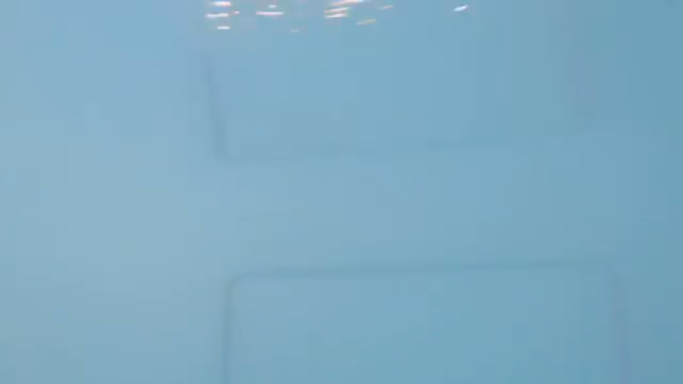
#> input picture images/2.png, 1366 x 768 px (shown at 1/2 size)
$ python finalcode.py   (older library calls are emulated)
#> lines starting #> are read from the running program, lines starting #| are printed output that depends on the picture
import cv2
import numpy as np
import matplotlib.pyplot as plt
from skimage import restoration
from PIL import Image


img = cv2.imread('images/2.png',-1)
#> img is the input picture: shape (768, 1366, 4); mean B, G, R, A 194.1, 171.6, 127.1, 255
rows,cols,dim=img.shape
#> rows = 768; cols = 1366; dim = 4
(b,g,r,a) = cv2.split(img)
#> a: shape (768, 1366); every value is 255
result = np.zeros((rows,cols,3))
result = cv2.merge([b,g,r])

img = result
img = cv2.resize(img,(512,512))
#> img: shape (512, 512, 3)
cv2.imshow('image',img)


def homomorphic(img):

	img = np.float32(img)
	img = img/255
	rows,cols,dim=img.shape

	#rh,rl are high frequency and low frequency gain respectively.the cutoff 32 is kept for 512,512 images
	#but it seems to work fine otherwise

	rh, rl, cutoff = 1.95,0.9,32
	b,g,r = cv2.split(img)
	y_log_b = np.log(b+0.01)
	y_log_g = np.log(g+0.01)
	y_log_r = np.log(r+0.01)
	y_fft_b = np.fft.fft2(y_log_b)
	y_fft_g = np.fft.fft2(y_log_g)
	y_fft_r = np.fft.fft2(y_log_r)
	y_fft_shift_b = np.fft.fftshift(y_fft_b)
	y_fft_shift_g = np.fft.fftshift(y_fft_g)
	y_fft_shift_r = np.fft.fftshift(y_fft_r)


	#D0 is the cutoff frequency again a parameter to be chosen

	D0 = cols/cutoff
	H = np.ones((rows,cols))
	B = np.ones((rows,cols))
	for i in range(rows):
		for j in range(cols):
			H[i][j]=((rh-rl)*(1-np.exp(-((i-rows/2)**2+(j-cols/2)**2)/(2*D0**2))))+rl


	result_filter_b = H * y_fft_shift_b
	result_filter_g = H * y_fft_shift_g
	result_filter_r = H * y_fft_shift_r

	result_interm_b = np.real(np.fft.ifft2(np.fft.ifftshift(result_filter_b)))
	result_interm_g = np.real(np.fft.ifft2(np.fft.ifftshift(result_filter_g)))
	result_interm_r = np.real(np.fft.ifft2(np.fft.ifftshift(result_filter_r)))

	result_b = np.exp(result_interm_b)
	result_g = np.exp(result_interm_g)
	result_r = np.exp(result_interm_r)

	result = np.zeros((rows,cols,dim))
	result[:,:,0] = result_b
	result[:,:,1] = result_g
	result[:,:,2] = result_r

	ma=-1
	mi = 500
	for i in range(3):
		r = max(np.ravel(result[:,:,i]))
		x = min(np.ravel(result[:,:,i]))
		if r > ma:
			ma=r
		if x < mi:
			mi = x

	# [6 lines of commented-out code are left out]
	result = result
	return(result)


def adapt_histogram(img):

	img_yuv = cv2.cvtColor(img, cv2.COLOR_BGR2YUV)
	clahe = cv2.createCLAHE(clipLimit=0.05, tileGridSize=(2,2))
	img_yuv[:,:,0] = clahe.apply(img_yuv[:,:,0])
	result = cv2.cvtColor(img_yuv, cv2.COLOR_YUV2BGR)

	return(result)

######contrast sttttttttttttarttttttttttt
def normalizeRed(img):
#50,230
    minI    = min(np.ravel(img))
    maxI    = max(np.ravel(img))
    print(minI,maxI)
    minO    = 1
    maxO    = 255

    #iO      = (iI-minI)*(((maxO-minO)/(maxI-minI))+minO)
    for i in range(img.shape[0]):
    	for j in range(img.shape[1]):
    		img[i,j] = (img[i,j]-minI)*(((maxO-minO)/(maxI-minI))+minO)

    return img

# Method to process the green band of the image

def normalizeGreen(img):
#90,225
    minI    = min(np.ravel(img))
    maxI    = max(np.ravel(img))
    print(minI,maxI)
    minO    = 0
    maxO    = 235

    #iO      = (iI-minI)*(((maxO-minO)/(maxI-minI))+minO)
    for i in range(img.shape[0]):
    	for j in range(img.shape[1]):
    		img[i,j] = (img[i,j]-minI)*(((maxO-minO)/(maxI-minI))+minO)

    return img


# Method to process the blue band of the image

def normalizeBlue(img):
#50,255
    minI    = min(np.ravel(img))
    maxI    = max(np.ravel(img))
    print(minI,maxI)
    minO    = 0
    maxO    = 245

    #iO      = (iI-minI)*(((maxO-minO)/(maxI-minI))+minO)
    for i in range(img.shape[0]):
    	for j in range(img.shape[1]):
    		img[i,j] = (img[i,j]-minI)*(((maxO-minO)/(maxI-minI))+minO)

    return img


result1 = adapt_histogram(img)
#> in adapt_histogram, `img_yuv = cv2.cvtColor(img, cv2.COLOR_BGR2YUV)`: img_yuv: shape (512, 512, 3); mean of channels 0, 1, 2 160.8, 144.4, 98.6
#> in adapt_histogram, `img_yuv[:,:,0] = clahe.apply(img_yuv[:,:,0])`: img_yuv: shape (512, 512, 3); mean of channels 0, 1, 2 160.6, 144.4, 98.6
imageObject=result1


# Split the red, green and blue bands from the Image

#multiBands = imageObject.split()
b,g,r = cv2.split(imageObject)
#> b: shape (512, 512)
#> g: shape (512, 512)
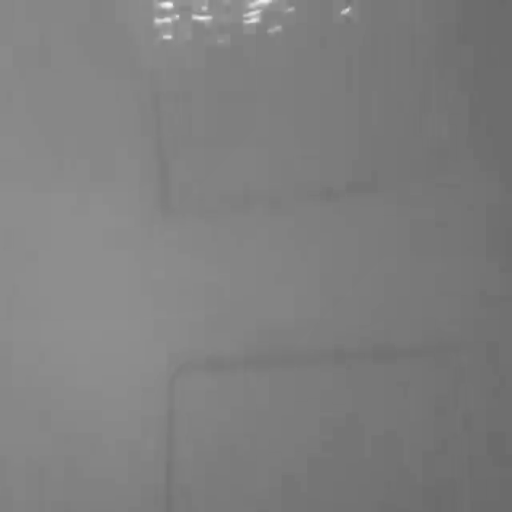
#> r: shape (512, 512); min 105, max 247, mean 127.1

# Apply point operations that does contrast stretching on each color band

normalizedRedBand      = normalizeRed(r)
#> in normalizeRed, `minI    = min(np.ravel(img))`: minI = 105
#> in normalizeRed, `maxI    = max(np.ravel(img))`: maxI = 247
#| 105 247
#> after the loop in normalizeRed, `for i in range(img.shape[0]):`:
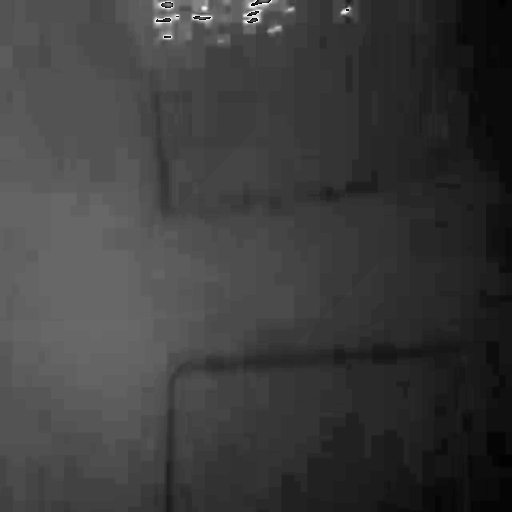
#> img: shape (512, 512); min 0, max 253, mean 60.8
normalizedGreenBand    = normalizeGreen(g)
#> in normalizeGreen, `minI    = min(np.ravel(img))`: minI = 152
#> in normalizeGreen, `maxI    = max(np.ravel(img))`: maxI = 238
#| 152 238
#> after the loop in normalizeGreen, `for i in range(img.shape[0]):`:
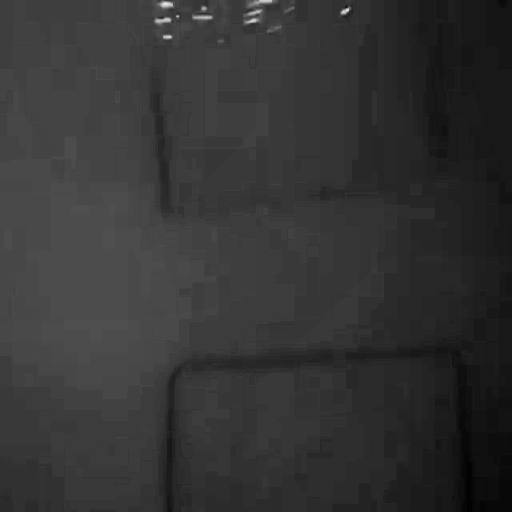
#> img: shape (512, 512); min 0, max 235, mean 51.8
normalizedBlueBand     = normalizeBlue(b)
#> in normalizeBlue, `minI    = min(np.ravel(img))`: minI = 176
#> in normalizeBlue, `maxI    = max(np.ravel(img))`: maxI = 255
#| 176 255


# Create a new image from the contrast stretched red, green and blue brands

#normalizedImage = Image.merge("RGB", (normalizedRedBand, normalizedGreenBand, normalizedBlueBand))
normalizedImage = cv2.merge([normalizedBlueBand,normalizedGreenBand,normalizedRedBand])

# Display the image before contrast stretching

cv2.imshow('before contrast',imageObject)
# Display the image after contrast stretching
cv2.imshow('after contrast',normalizedImage)
###################end contrastt

result2 = normalizedImage

smooth = result2
res = homomorphic(smooth)
#> after the loop in homomorphic, `for i in range(rows):`:
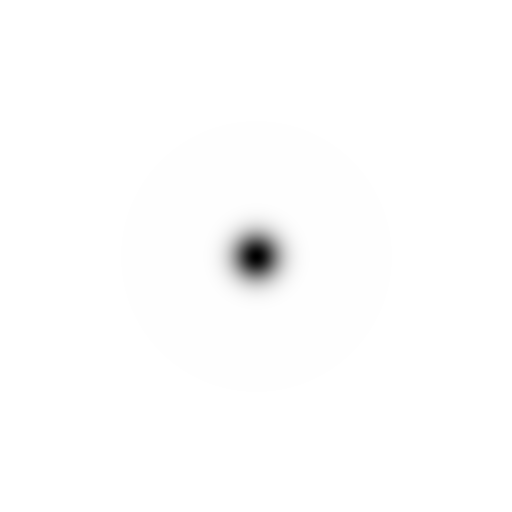
#> H: shape (512, 512) float64; min 0.9, max 1.95, mean 1.94; drawn with min black and max white
#> in homomorphic, `result_interm_r = np.real(np.fft.ifft2(np.fft.ifftshift(result_filter_..`:
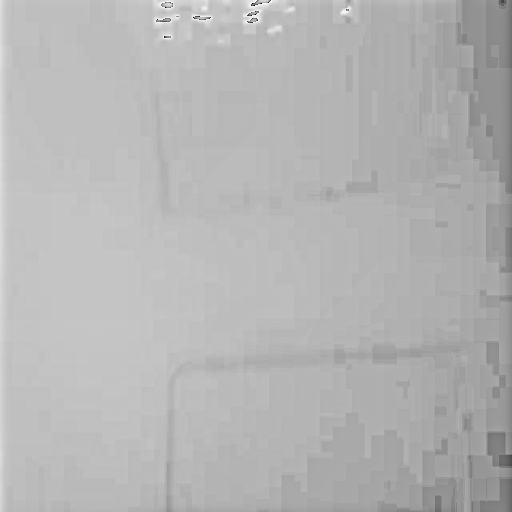
#> result_interm_r: shape (512, 512) float64; min -8.04, max 1.36, mean -1.36; drawn with min black and max white
#> in homomorphic, `result_b = np.exp(result_interm_b)`:
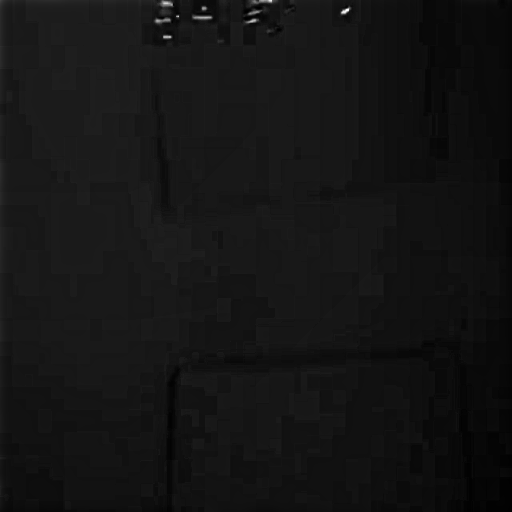
#> result_b: shape (512, 512) float64; min 0.000535, max 3.31, mean 0.268; drawn with min black and max white
#> in homomorphic, `result[:,:,1] = result_g`:
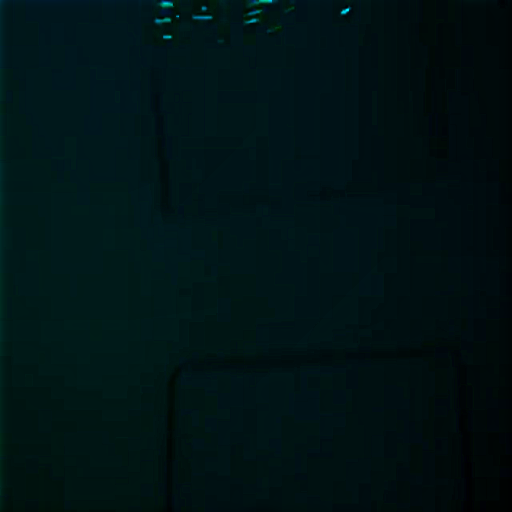
#> result: shape (512, 512, 3) float64; mean of channels 0, 1, 2 0.268, 0.251, 0; drawn with min black and max white
#> the loop in homomorphic, `for i in range(3):` made 3 passes
#> (r, x, ma, mi) on passes 1, 3: (3.31, 0.000535, 3.31, 0.000535), (3.91, 0.000323, 3.91, 0.000323)
#> (r, x) on pass 2: (3.31, 0.00274)
#> after the loop in homomorphic, `for i in range(3):`: ma = 3.91; mi = 0.000323
res = cv2.GaussianBlur(result2,(7,7),0)
img = res
#img=cv2.cvtColor(res,cv2.COLOR_BGR2YCR_CB)
#img[:,:,0] = cv2.equalizeHist(img[:,:,0])
#img[:,:,0]=cv2.medianBlur(img[:,:,0],5)
'''img[:,:,0]=cv2.Laplacian(img[:,:,0],cv2.CV_64F)
(y,cb,cr)=cv2.split(img)#y cb,cr are 2D matrix so problem is here #####error3
y=np.matrix(y)
cb=np.matrix(cb)
cr=np.matrix(cr)
X=np.matrix([y,cb,cr])
Y=np.matrix([[16],[128],[128]])
P=np.matrix([[0.0046,0.0000,0.0063],[0.0046,-0.0015,0.0032],[0.0046,0.0079,0.0000]])
rgb=np.matrix([[ ],[ ],[ ]])
rgb=np.matmul(P,X-Y)
r=rgb[0,0]
b=rgb[1,0]
g=rgb[2,0]
merged=Image.merge("RGB",(r,g,b))
merged.show()
blue_image= merged.copy() # Make a copy
blue_image[:,:,0] = 0
blue_image[:,:,1] = 0'''

cv2.imshow('final img',img)
#cv2.imwrite('edges.png',edges)
cv2.waitKey(0)

cv2.destroyAllWindows()#########remaining add later

$ run again, with images/3.png copied over images/2.png
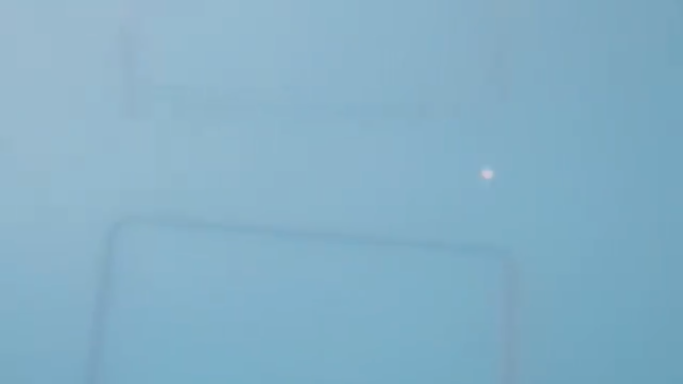
#> input picture images/3.png, 1366 x 768 px (shown at 1/2 size)
#> img is the input picture: shape (768, 1366, 4); mean B, G, R, A 198.5, 176.2, 133.4, 255
#> a: shape (768, 1366); every value is 255
#> in normalizeRed, `minI    = min(np.ravel(img))`: minI = 106
#> in normalizeRed, `maxI    = max(np.ravel(img))`: maxI = 205
#| 106 205
#> in normalizeGreen, `minI    = min(np.ravel(img))`: minI = 158
#> in normalizeGreen, `maxI    = max(np.ravel(img))`: maxI = 203
#| 158 203
#> after the loop in normalizeGreen, `for i in range(img.shape[0]):`:
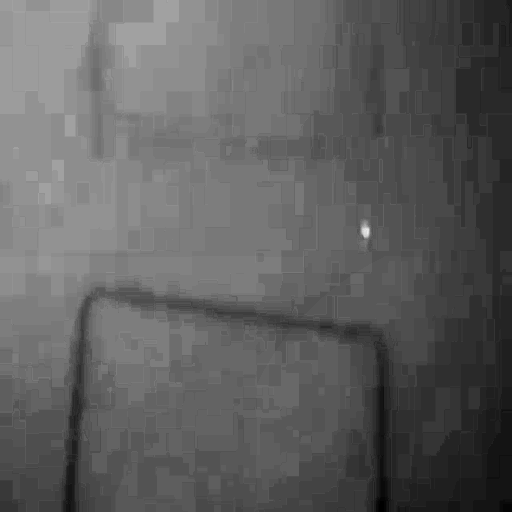
#> img: shape (512, 512); min 0, max 235, mean 95.2
#> in normalizeBlue, `minI    = min(np.ravel(img))`: minI = 181
#> in normalizeBlue, `maxI    = max(np.ravel(img))`: maxI = 224
#| 181 224
#> in homomorphic, `result[:,:,1] = result_g`:
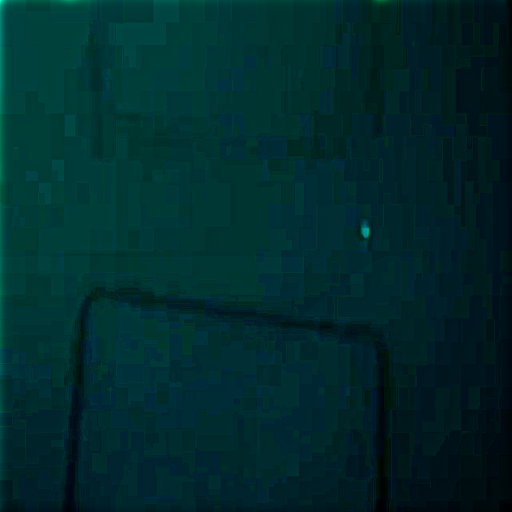
#> result: shape (512, 512, 3) float64; mean of channels 0, 1, 2 0.447, 0.425, 0; drawn with min black and max white
#> the loop in homomorphic, `for i in range(3):` made 3 passes
#> (r, x, ma, mi) on passes 1 to 3: (1.93, 0.00237, 1.93, 0.00237), (2.53, 0.00141, 2.53, 0.00141), (3.54, 0.000317, 3.54, 0.000317)
#> after the loop in homomorphic, `for i in range(3):`: ma = 3.54; mi = 0.000317
